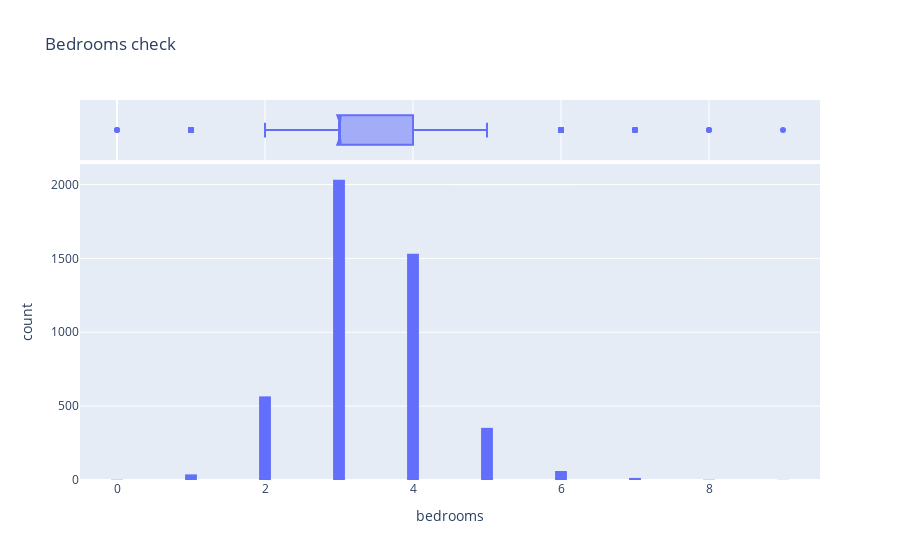

The code cell stored with this chart in its notebook:
### Code cell
fig = px.histogram(df1, 
                   x='bedrooms', 
                   marginal='box', 
                   nbins=47, 
                   title='Bedrooms check')
fig.update_layout(bargap=0.2)
fig.show()

### Figure 1 — Plotly figure (JSON) as saved in the notebook; plotly's stock layout.template omitted (floating-point values rounded to 4 significant figures; data arrays with more than 128 entries replaced by an {"elided": "..."} marker saying what was removed)
{"data": [{"alignmentgroup": "True", "bingroup": "x", "hovertemplate": "bedrooms=%{x}<br>count=%{y}<extra></extra>", "legendgroup": "", "marker": {"color": "#636efa", "pattern": {"shape": ""}}, "name": "", "nbinsx": 47, "offsetgroup": "", "orientation": "v", "showlegend": false, "type": "histogram", "x": {"elided": "4600 int values"}, "xaxis": "x", "yaxis": "y"}, {"alignmentgroup": "True", "hovertemplate": "bedrooms=%{x}<extra></extra>", "legendgroup": "", "marker": {"color": "#636efa"}, "name": "", "notched": true, "offsetgroup": "", "showlegend": false, "type": "box", "x": {"elided": "4600 int values"}, "xaxis": "x2", "yaxis": "y2"}], "layout": {"bargap": 0.2, "barmode": "relative", "legend": {"tracegroupgap": 0}, "title": {"text": "Bedrooms check"}, "xaxis": {"anchor": "y", "domain": [0, 1], "title": {"text": "bedrooms"}}, "xaxis2": {"anchor": "y2", "domain": [0, 1], "matches": "x", "showgrid": true, "showticklabels": false}, "yaxis": {"anchor": "x", "domain": [0, 0.8316], "title": {"text": "count"}}, "yaxis2": {"anchor": "x2", "domain": [0.8416, 1], "matches": "y2", "showgrid": false, "showline": false, "showticklabels": false, "ticks": ""}}}
